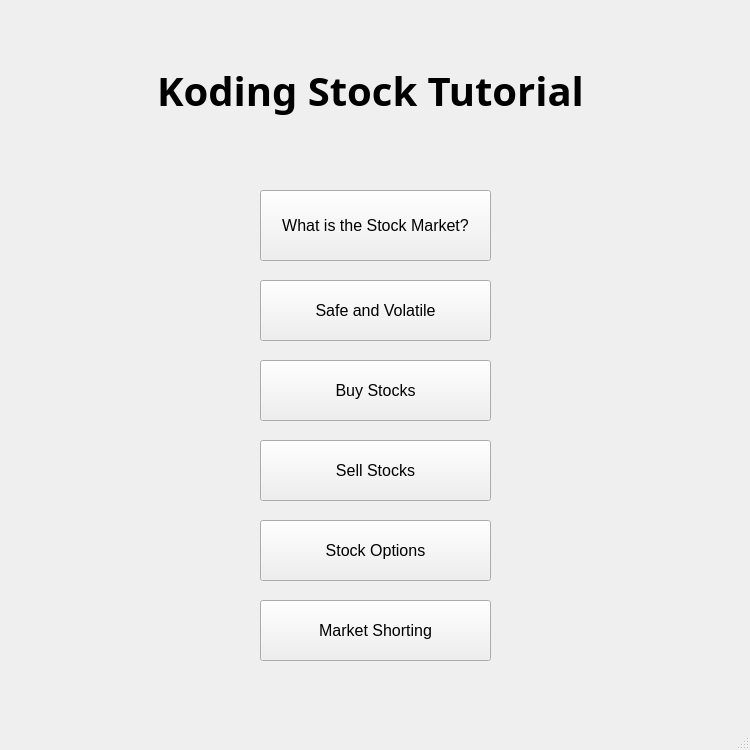
<?xml version="1.0" encoding="UTF-8"?>
<ui version="4.0">
 <class>MainWindow</class>
 <widget class="QMainWindow" name="MainWindow">
  <property name="geometry">
   <rect>
    <x>0</x>
    <y>0</y>
    <width>750</width>
    <height>750</height>
   </rect>
  </property>
  <property name="minimumSize">
   <size>
    <width>750</width>
    <height>750</height>
   </size>
  </property>
  <property name="windowTitle">
   <string>MainWindow</string>
  </property>
  <widget class="QWidget" name="centralwidget">
   <widget class="QPushButton" name="les1PushButton">
    <property name="geometry">
     <rect>
      <x>260</x>
      <y>190</y>
      <width>231</width>
      <height>71</height>
     </rect>
    </property>
    <property name="font">
     <font>
      <pointsize>12</pointsize>
     </font>
    </property>
    <property name="text">
     <string>What is the Stock Market?</string>
    </property>
   </widget>
   <widget class="QPushButton" name="les2PushButton">
    <property name="geometry">
     <rect>
      <x>260</x>
      <y>280</y>
      <width>231</width>
      <height>61</height>
     </rect>
    </property>
    <property name="font">
     <font>
      <pointsize>12</pointsize>
     </font>
    </property>
    <property name="text">
     <string>Safe and Volatile</string>
    </property>
   </widget>
   <widget class="QPushButton" name="les3PushButton">
    <property name="geometry">
     <rect>
      <x>260</x>
      <y>360</y>
      <width>231</width>
      <height>61</height>
     </rect>
    </property>
    <property name="font">
     <font>
      <pointsize>12</pointsize>
     </font>
    </property>
    <property name="text">
     <string>Buy Stocks</string>
    </property>
   </widget>
   <widget class="QPushButton" name="les4PushButton">
    <property name="geometry">
     <rect>
      <x>260</x>
      <y>440</y>
      <width>231</width>
      <height>61</height>
     </rect>
    </property>
    <property name="font">
     <font>
      <pointsize>12</pointsize>
     </font>
    </property>
    <property name="text">
     <string>Sell Stocks</string>
    </property>
   </widget>
   <widget class="QPushButton" name="les5PushButton">
    <property name="geometry">
     <rect>
      <x>260</x>
      <y>520</y>
      <width>231</width>
      <height>61</height>
     </rect>
    </property>
    <property name="font">
     <font>
      <pointsize>12</pointsize>
     </font>
    </property>
    <property name="text">
     <string>Stock Options</string>
    </property>
   </widget>
   <widget class="QPushButton" name="les6PushButton">
    <property name="geometry">
     <rect>
      <x>260</x>
      <y>600</y>
      <width>231</width>
      <height>61</height>
     </rect>
    </property>
    <property name="font">
     <font>
      <pointsize>12</pointsize>
     </font>
    </property>
    <property name="text">
     <string>Market Shorting</string>
    </property>
   </widget>
   <widget class="QLabel" name="titleLabel">
    <property name="geometry">
     <rect>
      <x>50</x>
      <y>40</y>
      <width>641</width>
      <height>101</height>
     </rect>
    </property>
    <property name="font">
     <font>
      <family>Cascadia Code</family>
      <pointsize>30</pointsize>
      <bold>true</bold>
     </font>
    </property>
    <property name="text">
     <string>Koding Stock Tutorial</string>
    </property>
    <property name="alignment">
     <set>Qt::AlignCenter</set>
    </property>
   </widget>
  </widget>
  <widget class="QMenuBar" name="menubar">
   <property name="geometry">
    <rect>
     <x>0</x>
     <y>0</y>
     <width>750</width>
     <height>25</height>
    </rect>
   </property>
  </widget>
  <widget class="QStatusBar" name="statusbar"/>
 </widget>
 <resources/>
 <connections/>
</ui>
